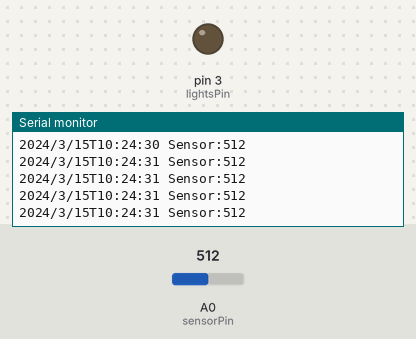
Simulated run of this sketch. Board: Arduino Uno, built with avr-gcc and run on an emulated ATmega328P. Shown: output pins drawn as LEDs (lit = HIGH), the last lines printed to the serial monitor. The test bench sets the inputs (shaded band); at power-on: A0 (sensorPin) = 512. The local clock reads 2024-03-15 10:24:30 at power-on unless the sketch sets it.

Above: at 1.2 s.
1.3 s: A0 (sensorPin) set to 11
At 2.0 s:
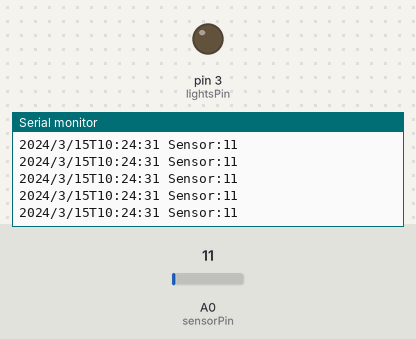
4.3 s: A0 (sensorPin) set to 8
At 5.0 s:
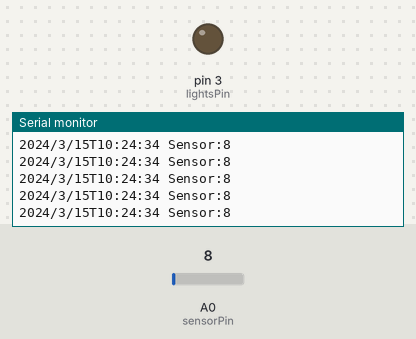
Timing chart, 0 to 7.3 s (numbered marks = the images above; inputs shaded):
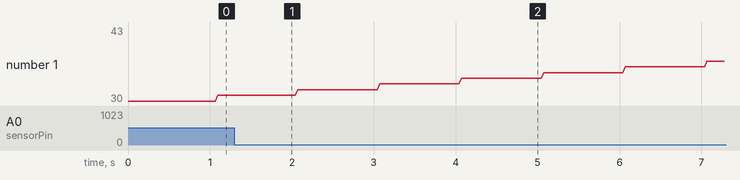

The sketch:

vw-camper.ino
```cpp
#include <Wire.h>
#include <RTClib.h>

int sensorPin = A0;
int lightsPin = 3;
int ambientLightThreshold = 200;
RTC_DS3231 rtc;

void setup() {
  Serial.begin(9600);

  if (! rtc.begin()) {
    Serial.println("Couldn't find RTC");
    while (1);
  }

  if (rtc.lostPower()) {
    Serial.println("RTC lost power; setting the time");
    rtc.adjust(DateTime(F(__DATE__), F(__TIME__)));
  }

  pinMode(lightsPin, OUTPUT);
  pinMode(sensorPin, INPUT);
}

void loop() {
  int sensorVal = analogRead(sensorPin);

  DateTime now = rtc.now();
  Serial.print(now.year(), DEC);
  Serial.print('/');
  Serial.print(now.month(), DEC);
  Serial.print('/');
  Serial.print(now.day(), DEC);
  Serial.print("T");
  Serial.print(now.hour(), DEC);
  Serial.print(':');
  Serial.print(now.minute(), DEC);
  Serial.print(':');
  Serial.print(now.second(), DEC);
  Serial.print(" Sensor:");
  Serial.print(sensorVal);
  Serial.println();

  bool output = now.hour() >= 18 && now.hour() < 22 && sensorVal < ambientLightThreshold;
  digitalWrite(LED_BUILTIN, output);
  digitalWrite(lightsPin, output);
}
```

Measured:
- after the input at 1.3 s, the serial monitor: prints a new line after 0.09 s (image 1)
- after the input at 4.3 s, the serial monitor: prints a new line after 0.08 s (image 2)
